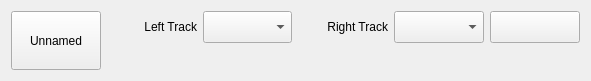
<?xml version="1.0" encoding="UTF-8"?>
<ui version="4.0">
 <class>TrackedMtlobeWidget</class>
 <widget class="QWidget" name="TrackedMtlobeWidget">
  <property name="geometry">
   <rect>
    <x>0</x>
    <y>0</y>
    <width>591</width>
    <height>81</height>
   </rect>
  </property>
  <property name="windowTitle">
   <string>Form</string>
  </property>
  <layout class="QGridLayout" name="gridLayout">
   <item row="0" column="0" rowspan="2">
    <widget class="QPushButton" name="pushButtonName">
     <property name="sizePolicy">
      <sizepolicy hsizetype="Minimum" vsizetype="Minimum">
       <horstretch>0</horstretch>
       <verstretch>0</verstretch>
      </sizepolicy>
     </property>
     <property name="toolTip">
      <string>Click to change the name of this actuator</string>
     </property>
     <property name="text">
      <string>Unnamed</string>
     </property>
    </widget>
   </item>
   <item row="0" column="1">
    <widget class="QLabel" name="label">
     <property name="sizePolicy">
      <sizepolicy hsizetype="Minimum" vsizetype="Minimum">
       <horstretch>0</horstretch>
       <verstretch>0</verstretch>
      </sizepolicy>
     </property>
     <property name="text">
      <string>Left Track</string>
     </property>
     <property name="alignment">
      <set>Qt::AlignRight|Qt::AlignTrailing|Qt::AlignVCenter</set>
     </property>
    </widget>
   </item>
   <item row="0" column="2">
    <widget class="ActuatorSelector" name="comboBoxLeftTrackPin">
     <property name="enabled">
      <bool>true</bool>
     </property>
     <property name="sizePolicy">
      <sizepolicy hsizetype="Minimum" vsizetype="Minimum">
       <horstretch>0</horstretch>
       <verstretch>0</verstretch>
      </sizepolicy>
     </property>
     <property name="toolTip">
      <string>The actuator responsible for steering the forward facing set of wheels.</string>
     </property>
    </widget>
   </item>
   <item row="0" column="3">
    <widget class="QLabel" name="label_3">
     <property name="sizePolicy">
      <sizepolicy hsizetype="Minimum" vsizetype="Minimum">
       <horstretch>0</horstretch>
       <verstretch>0</verstretch>
      </sizepolicy>
     </property>
     <property name="text">
      <string>Right Track</string>
     </property>
     <property name="alignment">
      <set>Qt::AlignRight|Qt::AlignTrailing|Qt::AlignVCenter</set>
     </property>
    </widget>
   </item>
   <item row="0" column="4">
    <widget class="ActuatorSelector" name="comboBoxRightTrackPin">
     <property name="enabled">
      <bool>true</bool>
     </property>
     <property name="sizePolicy">
      <sizepolicy hsizetype="Minimum" vsizetype="Minimum">
       <horstretch>0</horstretch>
       <verstretch>0</verstretch>
      </sizepolicy>
     </property>
     <property name="toolTip">
      <string>The actuator responsible for steering the backward facing set of wheels.</string>
     </property>
    </widget>
   </item>
   <item row="0" column="5">
    <widget class="QPushButton" name="pushButtonDelete">
     <property name="sizePolicy">
      <sizepolicy hsizetype="Minimum" vsizetype="Minimum">
       <horstretch>0</horstretch>
       <verstretch>0</verstretch>
      </sizepolicy>
     </property>
     <property name="minimumSize">
      <size>
       <width>32</width>
       <height>32</height>
      </size>
     </property>
     <property name="text">
      <string/>
     </property>
     <property name="icon">
      <iconset resource="../resources/icons.qrc">
       <normaloff>:/icons/trash.svg</normaloff>:/icons/trash.svg</iconset>
     </property>
    </widget>
   </item>
  </layout>
 </widget>
 <customwidgets>
  <customwidget>
   <class>ActuatorSelector</class>
   <extends>QComboBox</extends>
   <header location="global">widgets/ActuatorSelector.hpp</header>
  </customwidget>
 </customwidgets>
 <resources>
  <include location="../resources/icons.qrc"/>
 </resources>
 <connections/>
</ui>
